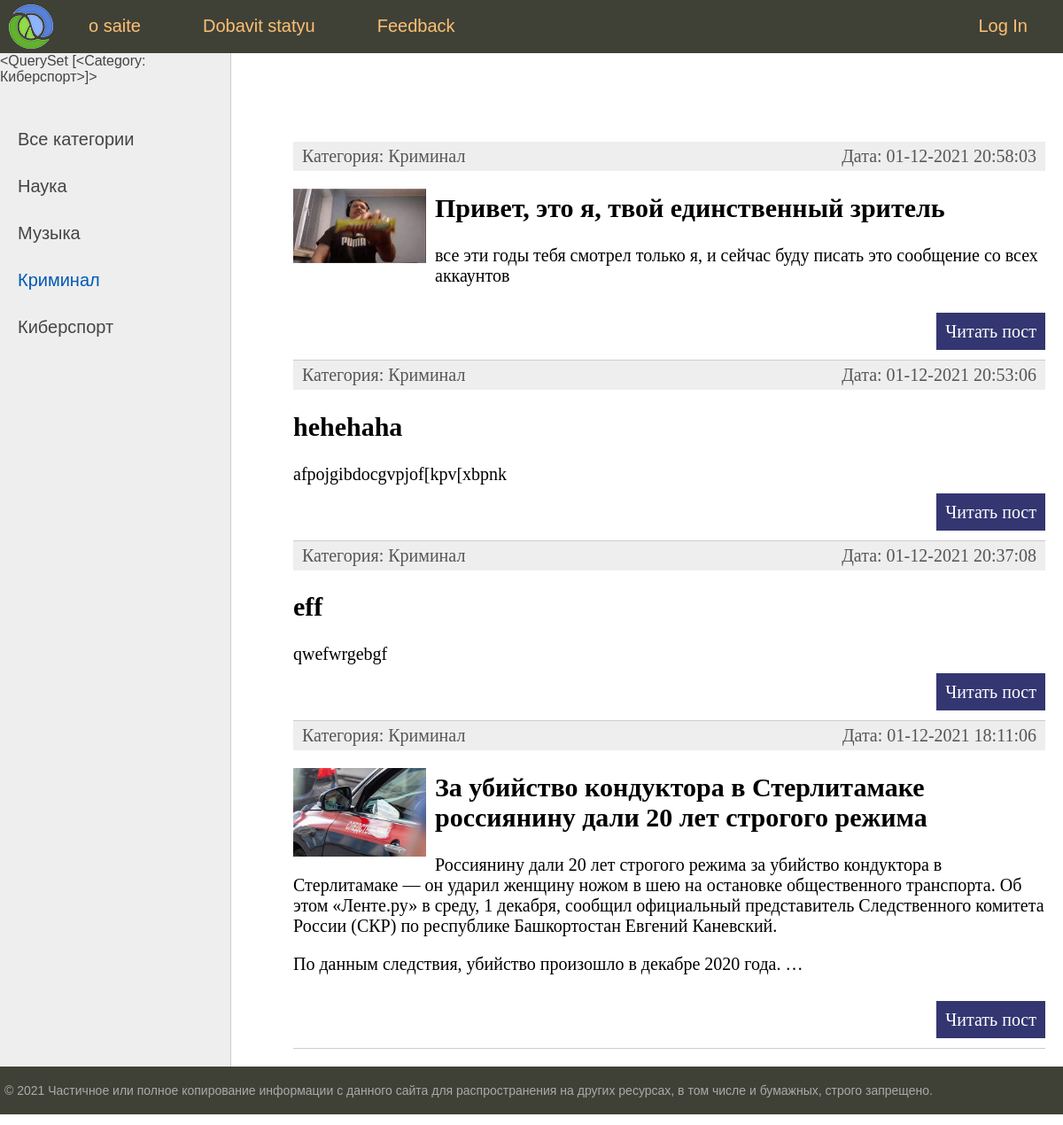
Page /category/1/ on the committed database.
### news/models.py (models this page shows, shortened)
class Category(models.Model):
    name = models.CharField(max_length=100, db_index=True, verbose_name='категорияe')
    slug = models.SlugField(max_length=100, unique=True, db_index=True, verbose_name='URL')
    def __str__(self):
        return self.name
    def get_absolute_url(self):
        return reverse('category', kwargs={'cat_id': self.pk})
    class Meta:
        verbose_name = 'категория'
        verbose_name_plural = 'категории'
        ordering = ['id']

class News(models.Model):
    title = models.CharField(max_length=255)
    slug = models.SlugField(max_length=100, unique=True, db_index=True, verbose_name='URL')
    content = models.TextField(blank=True)
    photo = models.ImageField(upload_to="photos/%Y/%m/%d/")
    time_create = models.DateTimeField(auto_now_add=True)
    time_update = models.DateTimeField(auto_now=True)
    is_published = models.BooleanField(default=True)
    cat = models.ForeignKey('Category', on_delete=models.PROTECT)
    def get_absolute_url(self):
        return reverse('post', kwargs={'post_slug': self.slug})
    class Meta:
        verbose_name='News'
        verbose_name_plural = 'News'
        ordering = ['-time_create', 'title']

### news/views.py (the view)
# urls.py: path('category/<int:cat_id>/', show_category, name='category')
def show_category(request, cat_id):
    posts = News.objects.filter(cat_id=cat_id)
    if len(posts) == 0:
        raise Http404
    context = {
        'posts': posts,
        'title': 'рубрика',
        'cat_selected': cat_id,
    }
    return render(request, 'news/index.html', context=context)

### news/templatetags/news_tag.py (called while the page is built)
@register.simple_tag()
def get_categories(filter=None):
    if not filter:
        return Category.objects.all()
    else:
        return Category.objects.filter(pk=filter)

@register.inclusion_tag('news/list_categories.html')
def show_categories(sort=None,cat_selected=0):
    if not sort:
        cats = Category.objects.all()
    else:
        cats = Category.objects.order_by(sort)
    return {"cats":cats, "cat_selected": cat_selected}

@register.inclusion_tag('news/menu.html')
def show_menu():
    menu = [
        {'title': 'o saite', 'url_name': 'about'},
        {'title': 'Dobavit statyu', 'url_name': 'add_page'},
        {'title': 'Feedback', 'url_name': 'contact'},
        {'title': 'Log In', 'url_name': 'login'},
    ]
    return {"menu": menu}

### news/templates/news/index.html (shortened to what this page needs)
{% extends 'news/base.html' %}
{% block content %}
<ul class="list-articles">
	{% for p in posts %}
			<li><div class="article-panel">
	<p class="first">Категория: {{p.cat}}</p>
	<p class="last">Дата: {{p.time_update|date:"d-m-Y H:i:s"}}</p>
</div>
				{% if p.photo %}
				<p><img class="img-article-left thumb" src="{{p.photo.url}}"></p>
				{% endif %}
				<h2>{{p.title}}</h2>
	{% autoescape on %}
	{{p.content|linebreaks|truncatewords:50}}
	{% endautoescape %}
			<p class="link-read-post"><a href="{{ p.get_absolute_url }}">Читать пост</a></p>
			</li>
	{% endfor %}
</ul>
{% endblock %}

### news/templates/news/base.html (shortened to what this page needs)
{% load static %}
{% load news_tag %}
<!DOCTYPE html>
<html>
<head>
	<link type="text/css" href="{% static 'news/css/styles.css' %}" rel="stylesheet" />
</head>
<body>
<table class="table-page" border=0 cellpadding="0" cellspacing="0">
<tr><td valign=top>
{% block mainmenu %}
	{% show_menu %}
{% endblock mainmenu %}
<table class="table-content" border=0 cellpadding="0" cellspacing="0">
<tr>
	<td valign="top" class="left-chapters">
		{% get_categories filter=2 %}
	<ul id="leftchapters">
		{% if cat_selected == 0 %}
			<li class="selected">Все категории</li>
		{% else %}
			<li><a href="{% url 'home' %}">Все категории</a> </li>
		{% endif %}
		{% show_categories '-name' cat_selected %}
	</ul>
</td>
<td valign="top" class="content">
	<div class="content-text">
{% block content %}
{% endblock %}
	</div>
</td></tr></table>
</td></tr>
<tr><td valign=top>
	<div id="footer">
		<p>&copy; 2021 Частичное или полное копирование информации с данного сайта для распространения на других ресурсах, в том числе и бумажных, строго запрещено.</p>
	</div>
</td></tr></table>
</body>
</html>

### news/templates/news/list_categories.html
{% for c in cats %}
			{% if c.pk == cat_selected %}
				<li class="selected">{{c.name}}</li>
			{% else %}
				<li><a href="{{ c.get_absolute_url }}">{{ c.name }}</a> </li>
			{% endif %}
{% endfor %}

### news/static/news/css/styles.css (style rules this page uses)
html, body { font-family: 'Arial'; margin: 0; padding: 0; height: 100%; width: 100%; color: #444; }
a { color: #0059b2; text-decoration: none; }
img { max-width: 600px; height: auto; }
img.img-article-left { max-width: 300px; height: auto; float: left; padding: 0 10px 10px 0; }
img.img-article-left.thumb { max-width: 150px; height: auto; }
p.link-read-post { text-align: right; }
p.link-read-post a { padding: 10px; min-width: 100px; background: #333671; color: #fff; text-decoration: none; }
div.article-panel { background: #eee; padding: 5px 10px 5px 10px; box-sizing border-box; overflow: hidden; color: #555; }
div.article-panel p.first { margin: 0; float: left; }
div.article-panel p.last { margin: 0; float: right; }
ul.list-articles { list-style: none; margin: 0; padding: 0; }
ul.list-articles li { border-bottom: 1px solid #ccc; }
.table-page { width: 100%; height: 100%; vertical-align: top; }
.table-page tr { height: 100%; }
.table-content { width: 100%; min-height: 100%; height: 100%; }
.left-chapters { margin: 0; background: #eee; border-right: 1px solid #ccc; min-height: 100%; }
.left-chapters ul { width: 230px; min-height: 100%; margin: 0; padding: 20px 10px 10px 20px; list-style: none; font-size: 20px; }
.left-chapters ul li { margin: 30px 0 0 0; color: #999; }
.left-chapters ul li.selected { color: #0059b2; }
.left-chapters ul li a { color: #444; text-decoration: none; }
.content { padding: 40px 20px 20px 40px; width: 100%; box-sizing: border-box; }
.content-text { margin: 60px 0 0 30px; color: #000; font-size: 20px; font-family: Yandex Sans Display Light; }
#footer { box-sizing: border-box; background: #3F4137; padding: 5px; color: #aaa; font-size: 14px; font-family: Verdana, Geneva, Arial, Helvetica; text-align: left; overflow: hidden; }

### rows in the picture
Category: name "<QuerySet [<Category: Киберспорт>]>", name "Киберспорт"
Category: name "Наука"
Category: name "Музыка"
Category: name "Криминал"
News: cat "Криминал", time_update "01-12-2021 20:58:03", photo (picture), title "Привет, это я, твой единственный зритель", content "все эти годы тебя смотрел только я, и сейчас буду писать это сообщение со всех аккаунтов"
News: cat "Криминал", time_update "01-12-2021 20:53:06", title "hehehaha", content "afpojgibdocgvpjof[kpv[xbpnk"
News: cat "Криминал", time_update "01-12-2021 20:37:08", title "eff", content "qwefwrgebgf"
News: cat "Криминал", time_update "01-12-2021 18:11:06", photo (picture), title "За убийство кондуктора в Стерлитамаке россиянину дали 20 лет строгого режима", content "Россиянину дали 20 лет строгого режима за убийство кондуктора в Стерлитамаке — он ударил женщину ножом в шею на остановке общественного транспорта. Об этом «Ленте.ру» в среду, 1 декабря, сообщил официальный представитель Следственного комитета России (СКР) по республике Башкортостан Евгений Каневский. По данным следствия, убийство произошло в декабре 2020 года. …"

### other values in the picture
{{ m.title }} "o saite" "Dobavit statyu" "Feedback"
{{ m.title }} "Log In"
